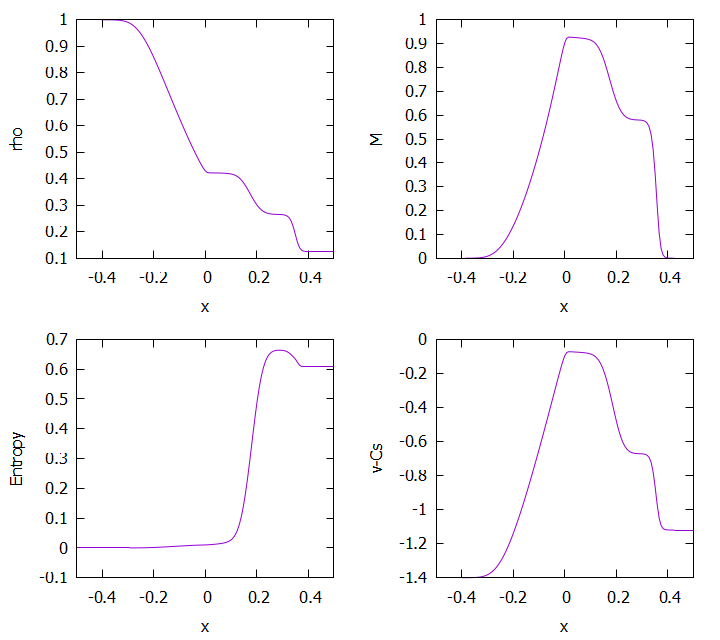

Write gnuplot code to recreate this figure.
reset
set terminal pngcairo size 720, 640
set out "01-2-2.png"
unset key

set multiplot layout 2, 2

set xlabel "x"
set ylabel "rho"
set xrange [-0.5:0.5]
plot "out.data" u 1:2 

set xlabel "x"
set ylabel "M"
set xrange [-0.5:0.5]
plot "out.data" u 1:3 

set xlabel "x"
set ylabel "Entropy"
set xrange [-0.5:0.5]
plot "out.data" u 1:4 

set xlabel "x"
set ylabel "v-Cs"
set xrange [-0.5:0.5]
plot "out.data" u 1:5 

unset multiplot
set out
set terminal wxt enhanced
reset
